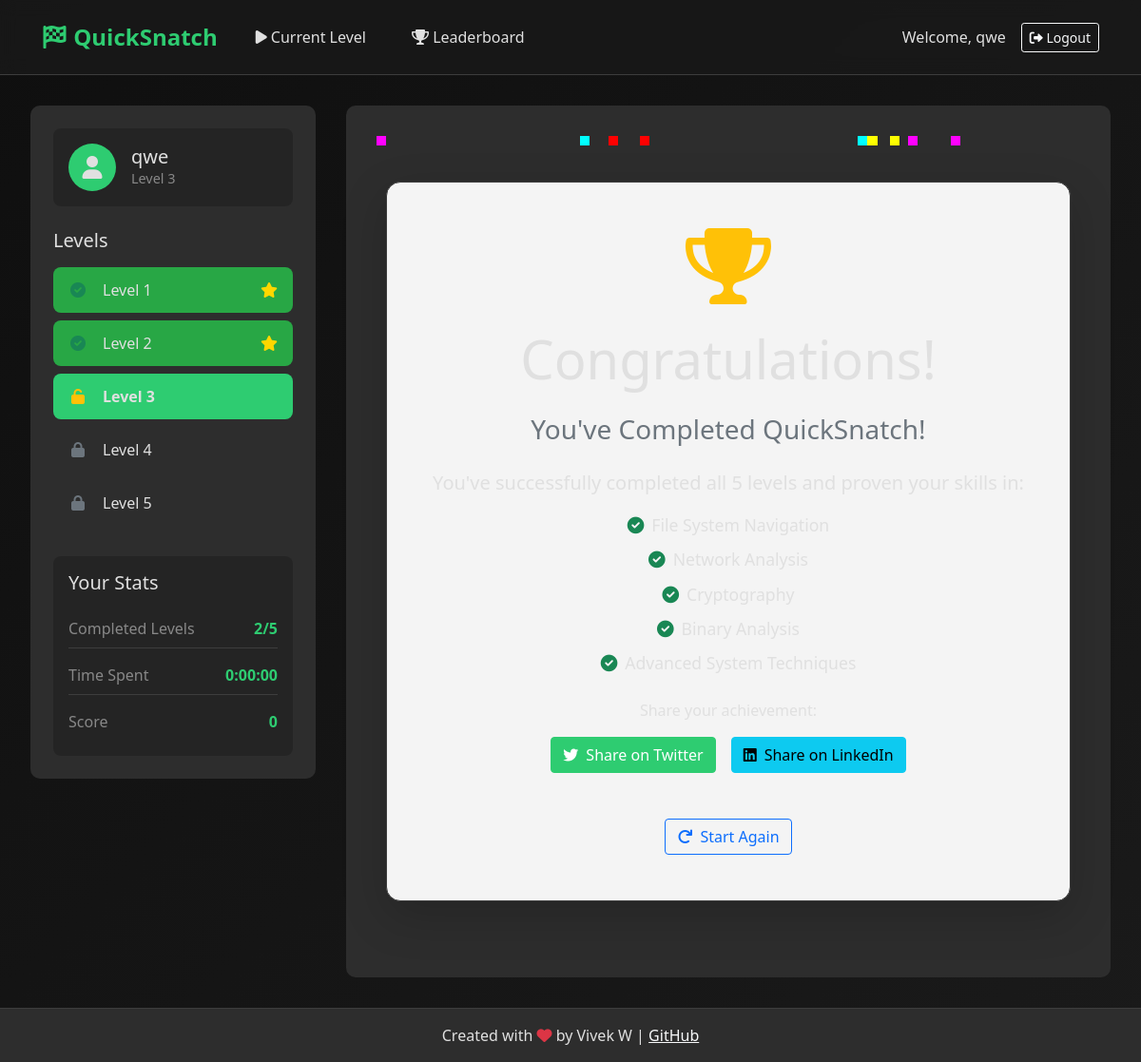
Screenshot of /congratulations (signed in) with the database file from the repository.
### app.py (models this page shows, shortened)
class User(UserMixin, db.Model):
    id = db.Column(db.Integer, primary_key=True)
    username = db.Column(db.String(80), unique=True, nullable=False)
    password = db.Column(db.String(120), nullable=False)
    current_level = db.Column(db.Integer, default=1)
    start_time = db.Column(db.DateTime, nullable=True)
    last_submission = db.Column(db.DateTime, nullable=True)
    level_times = db.relationship('LevelTime', backref='user', lazy=True)

### app.py (the view)
@app.route('/congratulations')
def congratulations():
    return render_template('congratulations.html')

### app.py (called while the page is built)
@login_manager.user_loader
def load_user(user_id):
    return User.query.get(int(user_id))

### templates/congratulations.html (shortened to what this page needs)
{% extends "base.html" %}
{% block content %}
<div class="congratulations-container text-center py-5">
    <div class="confetti-container">
        <div class="confetti"></div>
        <div class="confetti"></div>
        <div class="confetti"></div>
        <div class="confetti"></div>
        <div class="confetti"></div>
        <div class="confetti"></div>
        <div class="confetti"></div>
        <div class="confetti"></div>
        <div class="confetti"></div>
        <div class="confetti"></div>
    </div>
    <div class="card shadow-lg">
        <div class="card-body p-5">
            <div class="trophy-icon mb-4">
                <i class="fas fa-trophy text-warning" style="font-size: 5rem;"></i>
            </div>
            <h1 class="display-4 mb-4">Congratulations!</h1>
            <h3 class="text-muted mb-4">You've Completed QuickSnatch!</h3>
            <div class="achievement-text mb-4">
                <p class="lead">
                    You've successfully completed all 5 levels and proven your skills in:
                </p>
                <ul class="list-unstyled">
                    <li><i class="fas fa-check-circle text-success me-2"></i>File System Navigation</li>
                    <li><i class="fas fa-check-circle text-success me-2"></i>Network Analysis</li>
                    <li><i class="fas fa-check-circle text-success me-2"></i>Cryptography</li>
                    <li><i class="fas fa-check-circle text-success me-2"></i>Binary Analysis</li>
                    <li><i class="fas fa-check-circle text-success me-2"></i>Advanced System Techniques</li>
                </ul>
            </div>
            <div class="share-section mt-4">
                <p class="mb-3">Share your achievement:</p>
                <div class="d-flex justify-content-center gap-3">
                    <button class="btn btn-primary" onclick="shareOnTwitter()">
                        <i class="fab fa-twitter me-2"></i>Share on Twitter
                    </button>
                    <button class="btn btn-info" onclick="shareOnLinkedIn()">
                        <i class="fab fa-linkedin me-2"></i>Share on LinkedIn
                    </button>
                </div>
            </div>
            <div class="mt-5">
                <a href="{{ url_for('level', level_number=1) }}" class="btn btn-outline-primary">
                    <i class="fas fa-redo me-2"></i>Start Again
                </a>
            </div>
        </div>
    </div>
</div>
{% endblock %}

### templates/base.html (shortened to what this page needs)
<!DOCTYPE html>
<html lang="en">
<head>
    <link href="https://cdn.jsdelivr.net/npm/bootstrap@5.1.3/dist/css/bootstrap.min.css" rel="stylesheet">
    <link href="https://cdnjs.cloudflare.com/ajax/libs/font-awesome/6.0.0/css/all.min.css" rel="stylesheet">
    <link href="{{ url_for('static', filename='css/style.css') }}" rel="stylesheet">
</head>
<body>
    <nav class="navbar navbar-expand-lg">
        <div class="container-fluid">
            <a class="navbar-brand" href="{{ url_for('index') }}"><i class="fas fa-flag-checkered"></i> QuickSnatch</a>
            <div class="collapse navbar-collapse" id="navbarNav">
                <ul class="navbar-nav me-auto">
                    {% if current_user.is_authenticated %}
                    <li class="nav-item">
                        <a class="nav-link" href="{{ url_for('level', level_number=current_user.current_level) }}"><i class="fas fa-play"></i> Current Level</a>
                    </li>
                    <li class="nav-item">
                        <a class="nav-link" href="{{ url_for('leaderboard') }}"><i class="fas fa-trophy"></i> Leaderboard</a>
                    </li>
                    {% endif %}
                </ul>
                <div class="d-flex align-items-center">
                    {% if current_user.is_authenticated %}
                        <span class="me-3">Welcome, {{ current_user.username }}</span>
                        <a href="{{ url_for('logout') }}" class="btn btn-outline-light btn-sm"><i class="fas fa-sign-out-alt"></i> Logout</a>
                    {% else %}
                        <a href="{{ url_for('login') }}" class="btn btn-outline-light btn-sm me-2"><i class="fas fa-sign-in-alt"></i> Login</a>
                        <a href="{{ url_for('register') }}" class="btn btn-primary btn-sm"><i class="fas fa-user-plus"></i> Register</a>
                    {% endif %}
                </div>
            </div>
        </div>
    </nav>
    <div class="main-container">
        {% if current_user.is_authenticated %}
        <div class="sidebar">
            <div class="user-profile">
                <div class="user-avatar">
                    <i class="fas fa-user"></i>
                </div>
                <div class="user-info">
                    <h5>{{ current_user.username }}</h5>
                    <p>Level {{ current_user.current_level }}</p>
                </div>
            </div>
            <h5 class="mb-3">Levels</h5>
            <ul class="level-nav">
                {% for i in range(1, 6) %}
                <li class="level-nav-item">
                    <a href="{{ url_for('level', level_number=i) }}"
                       class="level-nav-link {% if current_user.current_level == i %}active{% endif %} {% if i < current_user.current_level %}completed{% endif %}">
                        <span class="level-icon">
                            {% if i <= current_user.current_level %}
                                {% if i < current_user.current_level %}
                                    <i class="fas fa-check-circle text-success"></i>
                                {% else %}
                                    <i class="fas fa-unlock text-warning"></i>
                                {% endif %}
                            {% else %}
                                <i class="fas fa-lock text-muted"></i>
                            {% endif %}
                        </span>
                        Level {{ i }}
                        {% if i < current_user.current_level %}
                            <span class="completed-badge"><i class="fas fa-star"></i></span>
                        {% endif %}
                    </a>
                </li>
                {% endfor %}
            </ul>
            <div class="stats-section">
                <h5 class="mb-3">Your Stats</h5>
                <div class="stats-item">
                    <span class="stats-label">Completed Levels</span>
                    <span class="stats-value">{{ current_user.current_level - 1 }}/5</span>
                </div>
                <div class="stats-item">
                    <span class="stats-label">Time Spent</span>
                    <span class="stats-value">{{ session.get('time_spent', '0:00:00') }}</span>
                </div>
                <div class="stats-item">
                    <span class="stats-label">Score</span>
                    <span class="stats-value">{{ session.get('score', 0) }}</span>
                </div>
            </div>
        </div>
        {% endif %}
        <div class="main-content {% if not current_user.is_authenticated %}full-width{% endif %}">
            {% block content %}{% endblock %}
        </div>
    </div>
    <footer class="footer">
        <div class="container">
            <p class="mb-0">
                Created with <i class="fas fa-heart text-danger"></i> by Vivek W |
                <a href="https://github.com/NST-SDC" class="text-light" target="_blank">GitHub</a>
            </p>
        </div>
    </footer>
</body>
</html>

### static/css/style.css (style rules this page uses)
:root { --primary-color: #00ff00; --bg-dark: #1a1a1a; --bg-darker: #0f0f0f; --accent-color: #00cc00; --text-color: #ffffff; --card-bg: #2a2a2a; }
body { background: linear-gradient(135deg, var(--bg-darker) 0%, var(--bg-dark) 100%); color: var(--text-color); transition: background-color 0.3s ease; }
.btn { transition: all 0.3s ease; position: relative; overflow: hidden; }
.navbar { backdrop-filter: blur(10px); background: rgba(26, 26, 26, 0.8) !important; }
.nav-link { position: relative; transition: color 0.3s ease; }
.nav-link::after { content: ''; position: absolute; width: 0; height: 2px; bottom: 0; left: 0; background-color: var(--primary-color); transition: width 0.3s ease; }

### templates/base.html (style rules this page uses)
:root { --primary-dark: #1a1a1a; --secondary-dark: #2d2d2d; --accent-color: #2ecc71; --text-color: #e0e0e0; --border-color: #3d3d3d; --success-color: #28a745; --success-hover-color: #218838; --gold-color: #ffd700; }
body { background-color: var(--primary-dark); color: var(--text-color); min-height: 100vh; display: flex; flex-direction: column; font-family: 'Segoe UI', system-ui, -apple-system, sans-serif; }
.navbar { background-color: var(--secondary-dark); border-bottom: 1px solid var(--border-color); padding: 1rem 2rem; }
.navbar-brand { color: var(--accent-color) !important; font-size: 1.5rem; font-weight: bold; }
.nav-link { color: var(--text-color) !important; margin: 0 1rem; transition: color 0.3s ease; }
.main-container { flex: 1; display: flex; padding: 1rem; gap: 1rem; max-width: 1800px; margin: 0 auto; width: 100%; flex-direction: column; }
@media (min-width: 992px) { .main-container { flex-direction: row; padding: 2rem; gap: 2rem; } }
.sidebar { width: 100%; background-color: var(--secondary-dark); border-radius: 10px; padding: 1.5rem; height: fit-content; }
@media (min-width: 992px) { .sidebar { width: 300px; } }
.main-content { flex: 1; background-color: var(--secondary-dark); border-radius: 10px; padding: 1.5rem; max-width: 100%; }
@media (min-width: 992px) { .main-content { padding: 2rem; max-width: calc(100% - 300px); } }
.footer { background-color: var(--secondary-dark); border-top: 1px solid var(--border-color); padding: 1rem; text-align: center; }
.btn-primary { background-color: var(--accent-color); border-color: var(--accent-color); }
.card { background-color: var(--secondary-dark); border: 1px solid var(--border-color); }
.user-profile { display: flex; align-items: center; gap: 1rem; padding: 1rem; background: rgba(0, 0, 0, 0.2); border-radius: 8px; margin-bottom: 1.5rem; }
.user-avatar { width: 50px; height: 50px; border-radius: 50%; background: var(--accent-color); display: flex; align-items: center; justify-content: center; font-size: 1.5rem; }
.user-info h5 { margin: 0; color: var(--text-color); }
.user-info p { margin: 0; font-size: 0.9rem; color: #888; }
.level-nav { list-style: none; padding: 0; margin: 0; }
.level-nav-item { margin-bottom: 0.5rem; }
.level-nav-link { display: flex; align-items: center; padding: 0.75rem 1rem; color: var(--text-color); text-decoration: none; border-radius: 8px; transition: all 0.3s ease; background: var(--darker-bg); margin-bottom: 0.5rem; }
.level-nav-link.active { background: var(--accent-color); color: var(--dark-bg); font-weight: bold; }
.level-nav-link.completed { background: var(--success-color); color: var(--dark-bg); }
.level-icon { margin-right: 1rem; width: 20px; text-align: center; }
.completed-badge { margin-left: auto; color: var(--gold-color); }
.stats-section { margin-top: 2rem; padding: 1rem; background: rgba(0, 0, 0, 0.2); border-radius: 8px; }
.stats-item { display: flex; justify-content: space-between; align-items: center; margin-bottom: 0.5rem; padding: 0.5rem 0; border-bottom: 1px solid var(--border-color); }
.stats-item:last-child { border-bottom: none; margin-bottom: 0; }
.stats-label { color: #888; }
.stats-value { color: var(--accent-color); font-weight: bold; }

### rows the page displays
User: username "qwe", current_level "3", current_user.current_level-1 "2"

### other values shown
{{ i }} "1" "2" "3" "4" "5"
{{ session.get('time_spent', '0:00:00') }} "0:00:00"
{{ session.get('score', 0) }} "0"
